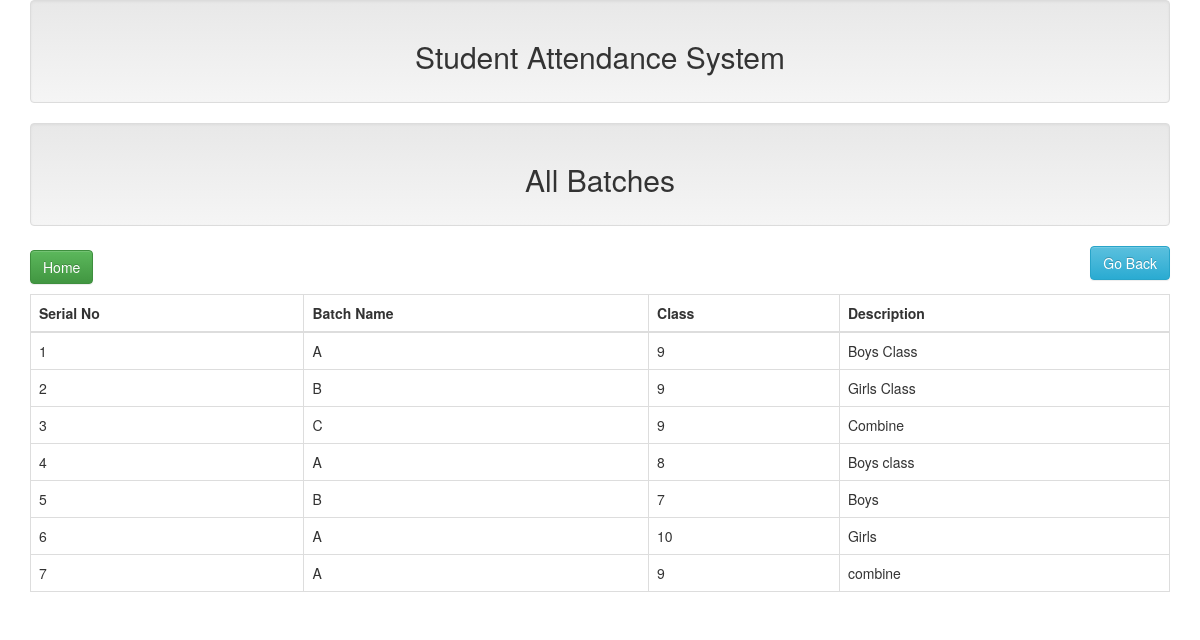
/all_batch.php, run on the app's committed database.
### tables this page shows
CREATE TABLE `batch` (
  `id` int(100) NOT NULL,
  `name` varchar(150) NOT NULL,
  `ba` int(150) NOT NULL,
  `batch` varchar(150) NOT NULL
);

### lib/datbase.php (called while the page is built, shortened)
<?php
class database {
	public $host=DB_HOST;
	public $user=DB_USER;
	public $pass=DB_PASS;
	public $dbname=DB_NAME;
	public $link;
	private function connection(){
		$this->link =new mysqli($this->host, $this->user, $this->pass, $this->dbname);
	}
	public function select($query){
		$result=$this->link->query($query) or die($this->link->error.__LINE__);
		if($result->num_rows >0 ){
			return $result;
		}else{
			return false;
		}
	}
}
?>

### lib/student.php (called while the page is built, shortened)
<?php
include"lib/datbase.php";
?>
<?php
class student{
	private $db;
	public function __construct(){
		$this->db=new database;
	}
		public function getBetch(){
		$bquery="SELECT * FROM batch";
		$select=$this->db->select($bquery);
		return $select;
	}
}
?>

### all_batch.php (the view)
<?php
include"inc/header.php";
include"lib/student.php";
$stu=new student;
?>
     <div class=" well text-center">
     	<h2>All Batches</h2>
     </div>
     <div class="pane-heading ">
			<h2 >
				<a class=" btn btn-success "href="index.php">Home</a>
				<a class="btn btn-info pull-right "href="index.php">Go Back</a>
			</h2>
		</div>
  <table class="table table-bordered">
    <thead>
      <tr>
        <th>Serial No</th>
        <th>Batch Name</th>
        <th>Class</th>
        <th>Description</th>
      </tr>
    </thead>
    <tbody>
      <tr>
      <?php
          $betch=$stu->getBetch();
          if($betch){
            $i=0;
            while($value=$betch->fetch_assoc()){
              $i++;
              ?>
        <td><?php echo $i; ?></td>
        <td><?php echo $value['name'];?></td>
        <td><?php echo $value['ba'];?></td>
        <td><?php echo $value['batch'];?></td>
      </tr>
     <?php             }
          }
      ?>
    </tbody>
  </table>
</div>
</body>
</html>

### data on the page
batch: name "A", ba "9", batch "Boys Class"
batch: name "B", ba "9", batch "Girls Class"
batch: name "C", ba "9", batch "Combine"
batch: name "A", ba "8", batch "Boys class"
batch: name "B", ba "7", batch "Boys"
batch: name "A", ba "10", batch "Girls"
batch: name "A", ba "9", batch "combine"
